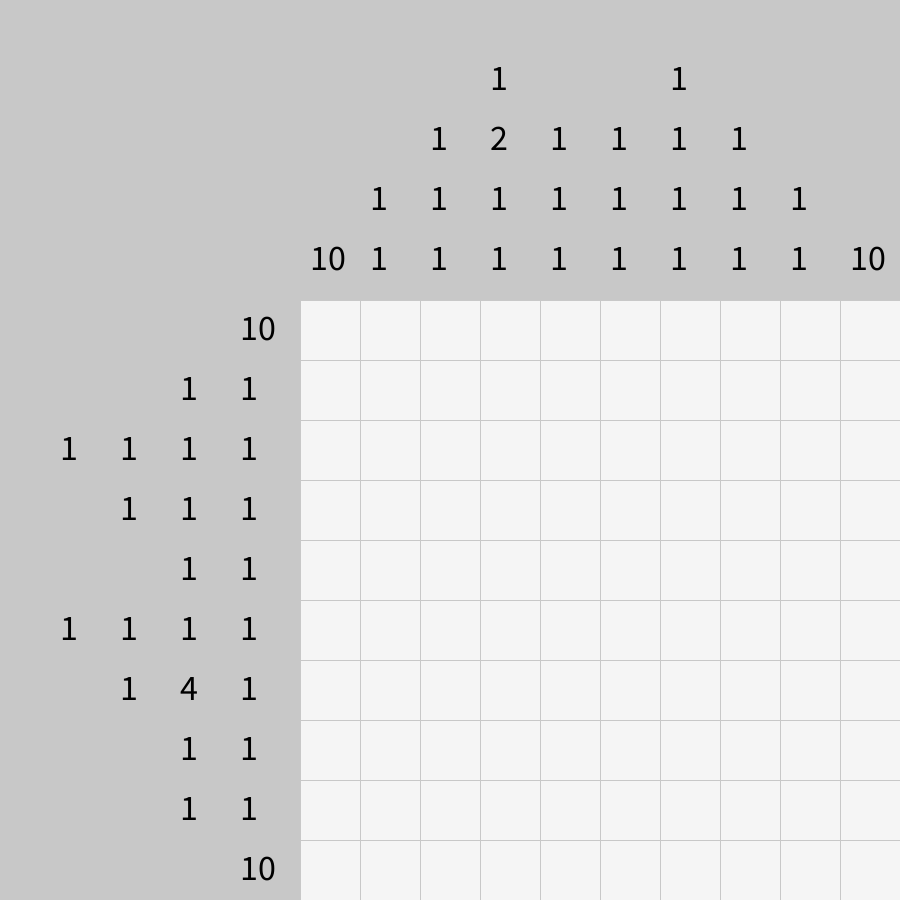
Frame 1 (no input)
Frame 60 (the mouse pressed at the canvas centre just before this capture): identical to frame 1, image omitted
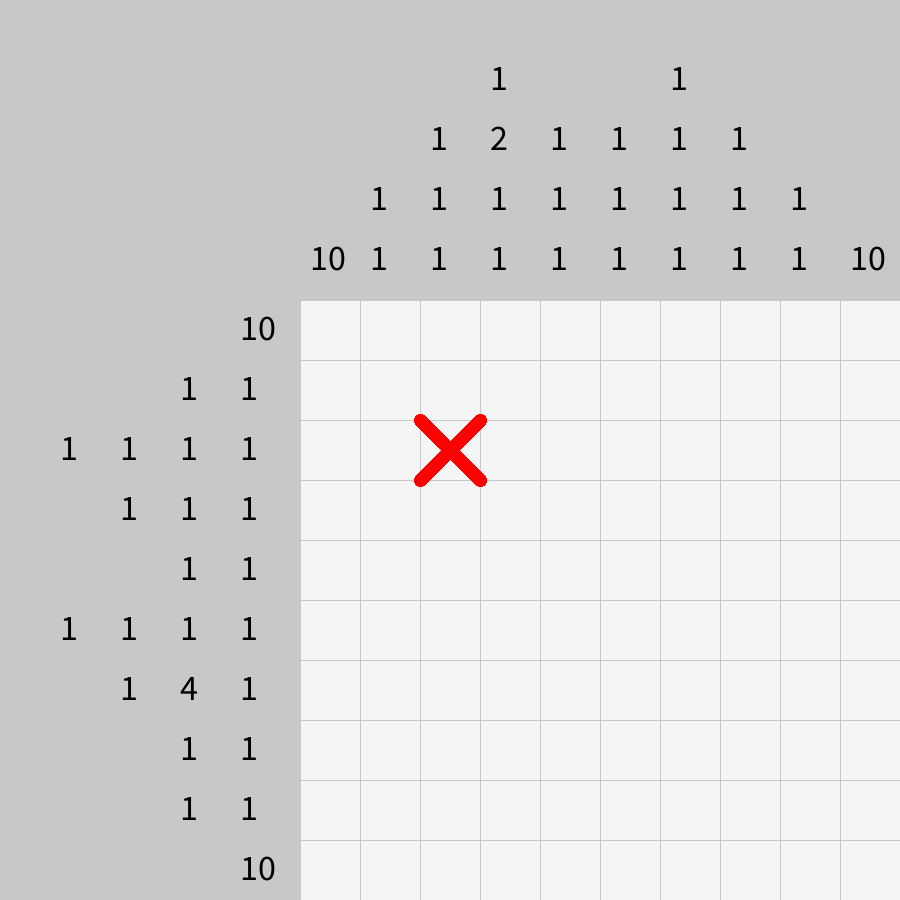
Frame 120 (the mouse held since frame 60 and released just before this capture)

The Processing sketch that drew these frames (run headless with seeded random() and noise(); from frame 60 on, the mouse is pressed at the canvas centre):

// Processing sketch: PIcrosss
// ── PIcrosss.pde
Celda[][] celdas= new Celda[10][10];
int w= 600/10;
Pattern pattern=new Pattern();
void setup() {

  size(900, 900);
  background(200);

  for (int i=0; i<celdas.length; i++) {
    for (int j=0; j<celdas[0].length; j++) {

      celdas[i][j]= new Celda(i*w + 300, j*w + 300, w, i, j);

      celdas[i][j].show();
    }
  }
  drawNumbers();
}

void draw() {

  for (int i=0; i<celdas.length; i++) {
    for (int j=0; j<celdas.length; j++) {

      if (celdas[i][j].checkMouse()) {
        celdas[i][j].reveal(pattern);
      }
    }
  }
}

void drawRows() {
  fill(0);
  textSize(36);

  for (int i= 0; i<10; i++) {
    ArrayList<Integer> actual= pattern.rowNumbers.get(i);
    for (int j=0; j<actual.size(); j++) {
      text(actual.get(actual.size()-1-j), 240-(j*60), i*60 + 340 );
    }
  }
}

void drawNumbers() {
  drawCols();
  drawRows();
}

void drawCols() {
  fill(0);
  textSize(36);

  for (int i= 0; i<10; i++) {
    ArrayList<Integer> actual= pattern.colNumbers.get(i);
    for (int j=0; j<actual.size(); j++) {
      text(actual.get(actual.size()-1-j), i*60 + 310, 270-(j*60) );
    }
  }
}
//text(pattern.rowNumbers.get(i).get(0), 240, i*60 + 340);
// ── Celda.pde
class Celda {
  private int x, y, w, i, j;
  private boolean revealed=false;
  private boolean error=false;


  public Celda(int x, int y, int w, int i, int j) {
    this.x=x;
    this.y=y;
    this.w=w;
    this.i=i;
    this.j=j;
  }

  void show() {
    stroke(200);
    fill(245);
    rect(this.x, this.y, this.x, this.y);
  }



  boolean checkMouse() {

    //println(mouseX/60 + " " + mouseY/60);

    return (mouseX>=this.x && mouseX<=this.x+this.w && mouseY>=this.y && mouseY<=this.y+this.w && mousePressed);
  }

  void drawX() {

    strokeWeight(12);
    stroke(255, 0, 0);
    line(this.x, this.y, this.x+this.w, this.y+this.w);
    line(this.x+this.w, this.y, this.x, this.y+this.w);
    //println(this.i +"  "+ this.j);
  }
  void drawBlack() {
    stroke(0);
    noStroke();
    fill(0);
    rect(this.x, this.y, this.w, +this.w);
  }

  void reveal(Pattern pattern) {

    if (pattern.draw[this.i][this.j]) {
      drawBlack();
    } else {
      drawX();
    }
  }
}
// ── Pattern.pde
class Pattern {  
  boolean[][] draw;
  ArrayList<ArrayList<Integer>> rowNumbers;
  ArrayList<ArrayList<Integer>> colNumbers;

  public Pattern() {

    draw= new boolean[10][10];
    rowNumbers= new ArrayList();
    colNumbers= new ArrayList();

for (int i=0; i< draw.length; i++) {
      draw[i][0]=true;
      draw[0][i]=true;
      draw[draw.length-1-i][draw.length-1]=true;
      draw[draw.length-1][draw.length-1-i]=true;  
}
      draw[3][2]=true;
      draw[3][3]=true;
      draw[6][2]=true;
      draw[6][2]=true;
      
      draw[2][5]=true;
      draw[3][6]=true;
      draw[3][6]=true;
      draw[4][6]=true;
      draw[5][6]=true;
      draw[6][6]=true;
      draw[7][5]=true;

    count();

    
  }

  void count() {
    for (int i=0; i< draw.length; i++) {
      rowNumbers.add(countRow(i));
    }
    for (int j=0; j<draw[0].length; j++) {
      colNumbers.add(countColumn(j));
    }
  }


  ArrayList<Integer> countRow( int index) {
    ArrayList<Integer> sum = new ArrayList<Integer>(); 
    int cont =0;
    if (this.draw[0][index]) cont=1;

    for (int i=1; i < this.draw.length; i++) {
      if (this.draw[i][index]) { 
        cont++;
      } else if (cont!=0) {
        sum.add(cont);
        cont=0;
      }
    }
    if(cont>0) sum.add(cont);
    return sum;
  }


  ArrayList<Integer> countColumn( int index) {

    ArrayList<Integer> sum = new ArrayList<Integer>(); 
    int cont =0;
    if (this.draw[index][0]) cont=1;
    for (int i=1; i<this.draw.length; i++) {
      if (this.draw[index][i]) {
        cont++;
      } else if (cont!=0) {
        sum.add(cont);
        cont=0;
      }
    }
    if(cont>0) sum.add(cont);
    return sum;
  }
}
